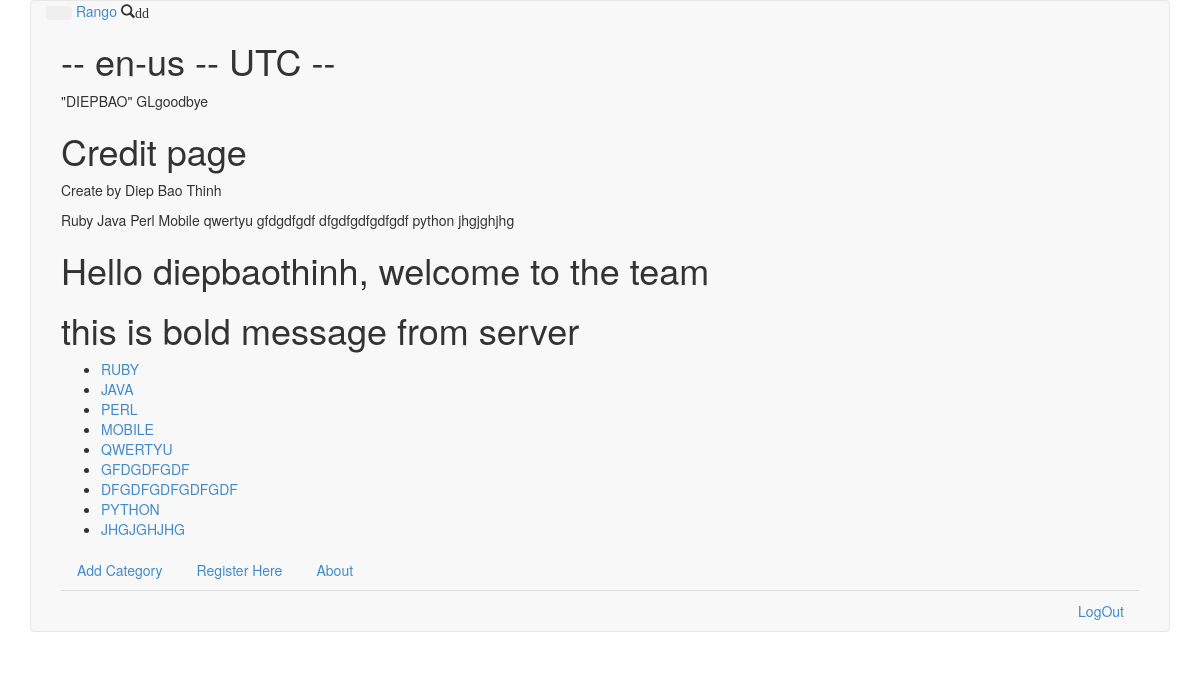
Screenshot of /rango/ (signed in) with the database file from the repository.
### rango/models.py (models this page shows, shortened)
class Category(models.Model):
	name  = models.CharField(max_length= 50, unique=True)
	url   = models.URLField(null=True)
	views = models.IntegerField(default=0)

### rango/views.py (the view)
def index(request):
	context_request = RequestContext(request)
	categories = Category.objects.order_by('-views')[:15]
	for category in categories:
		category.url = category.name.replace(' ','_')
	context_dictionary = {'bold_message' : 'this is bold message from server', 'context_details' : context_request, 'categories' : categories}
	return render(request,'rango/index.html',context_dictionary)

### mysite/utils/context_processor.py (called while the page is built)
def media_root(request):
	return {'SETTINGS' :constants}

### rango/templatetags/rango_filters.py (called while the page is built)
@register.filter
def upper(value):
	return value.upper()

### rango/templatetags/rango_templatetags.py (called while the page is built)
def hello_world(parser, token):
	tag_name, format_string = token.split_contents()
	print "format_string is ",format_string
	print "hellonode ", helloNode(format_string)
	return helloNode(format_string)

@register.simple_tag(name="gb")
def goodbye(string_format):
	return string_format + "goodbye"

@register.inclusion_tag('rango/credit.html')
def show_credit():
	all_cate = Category.objects.all()
	return {"hale":"haleluya", "categories" : all_cate}

	def render(self, context):
		return self.format_string.upper()

### templates/rango/index.html (shortened to what this page needs)
{% extends 'rango/base.html' %}
{% load static %}
{% load rango_filters %}
{% load rango_templatetags %}\
	{% block body_block %}
		<h1> {{ MEDIA_ROOT }} -- {{LANGUAGE_CODE}} -- {{TIME_ZONE}} -- {{abcdef}}</h1>
		{% hello "diepbao" %}
		{% gb "GL" %}
		{% show_credit %}
		{% if user.is_authenticated %}
			<h1> Hello {{ user.username }}, welcome to the team </h1>
		{% else %}
			<h1> Welcome guest </h1>
		{% endif %}
		<h1> {{ bold_message }} </h1>
		{% if categories %}
			<ul>
				{% for category in categories %}
					<li><a href="{% url 'rango:category' category.name %}">{{category.name | upper}}</a></li>
				{% endfor %}
			</ul>
		{%else%}
			<strong>There are no categories available</strong>
		{% endif %}
	{% endblock %}

### templates/rango/credit.html
<h1>Credit page</h1>
<p>Create by Diep Bao Thinh </p>
{% for cate in categories %}
	{{ cate.name }}
{% endfor %}

### rows the page displays
Category: name "Ruby", name "RUBY"
Category: name "Java", name "JAVA"
Category: name "Perl", name "PERL"
Category: name "Mobile", name "MOBILE"
Category: name "qwertyu", name "QWERTYU"
Category: name "gfdgdfgdf", name "GFDGDFGDF"
Category: name "dfgdfgdfgdfgdf", name "DFGDFGDFGDFGDF"
Category: name "python", name "PYTHON"
Category: name "jhgjghjhg", name "JHGJGHJHG"

### other values shown
{{ LANGUAGE_CODE }} "en-us"
{{ TIME_ZONE }} "UTC"
{{ user.username }} "diepbaothinh"
{{ bold_message }} "this is bold message from server"
